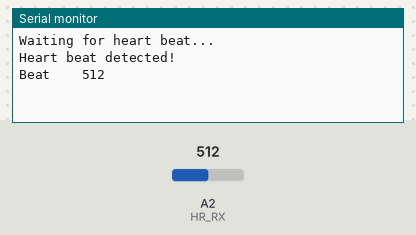
Bench run of a sketch on a simulated Arduino Uno, built with avr-gcc and run on an emulated ATmega328P. Parts: the last lines printed to the serial monitor. The test bench sets the inputs (shaded band); at power-on: A2 (HR_RX) = 512.

Above: at 1.2 s.
1.3 s: A2 (HR_RX) set to 716
At 2.0 s:
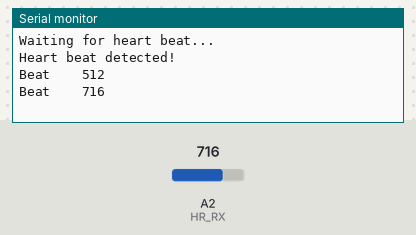
2.8 s: A2 (HR_RX) set to 900
At 4.3 s:
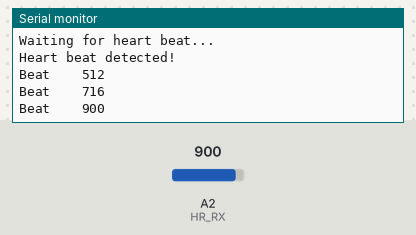

Measured:
- after the input at 1.3 s, the serial monitor: prints a new line at once (image 1)
- after the input at 2.8 s, the serial monitor: prints a new line at once (image 2)

The sketch:

PolarHeartRateSensorDemo.ino
```cpp
/*
Comingle{♥}
Polar Heart Rate Sensor

NOTE!!!: the GND and + designations are WRONG on the PCB
here is a correct diagram
|--------------------------------|
| ^            Heart beat Output |>
| Top of the PCB       Vin (3-5v)|>
|                        GND     |>
|--------------------------------|

The Digital read doesn't always work properly with all boards. This one uses an analog input and a threshold
Adapted from the Parallax Tutorial via adafruit
*/

//Definitions
const int HR_RX = A2;
int oldSample, sample;
int led=13;
int beatThreshold = 50;
void setup() {
  Serial.begin(9600);
  pinMode (HR_RX, INPUT);  //Signal pin to input

  Serial.println("Waiting for heart beat...");
while(!analogRead(HR_RX)>beatThreshold){};
 Serial.println ("Heart beat detected!  ");

}

void loop() {
  sample = analogRead(HR_RX);
  if(sample>beatThreshold&&sample>oldSample+50){
    Serial.print("Beat    ");
 Serial.println(sample);
        digitalWrite(13,HIGH);
  }
    digitalWrite(13,LOW);
  oldSample = sample;           //Store last signal received

  /*
  sample = digitalRead(HR_RX);  //Store signal output
 analogRead(HR_RX));
  if (sample && (oldSample != sample)) {
    Serial.println("Beat");
    digitalWrite(13,HIGH);
  }
  digitalWrite(13,LOW);
  oldSample = sample;           //Store last signal received
 */
}
```
